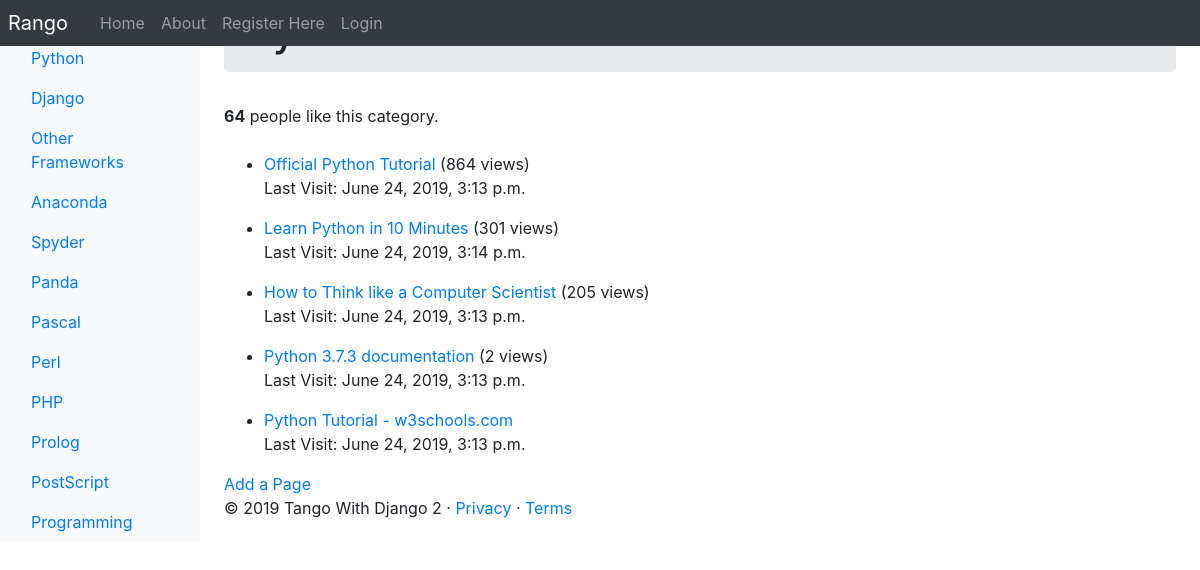
/rango/category/python/, run on the app's committed database.
### rango/models.py (models this page shows, shortened)
class Category(models.Model):
    name = models.CharField(max_length=128, unique=True)
    views = models.IntegerField(default=0)
    likes = models.IntegerField(default=0)
    slug = models.SlugField(unique=True)
    class Meta:
        verbose_name_plural = 'Categories'

class Page(models.Model):
    category = models.ForeignKey(Category, on_delete=models.CASCADE)
    title = models.CharField(max_length=128)
    url = models.URLField()
    views = models.IntegerField(default=0)
    first_visit = models.DateTimeField()
    last_visit = models.DateTimeField()

### rango/views.py (the view)
# urls.py: path('category/<slug:category_name_slug>/', views.show_category, name='show_category'),
def show_category(request, category_name_slug):
    context_dict = {}
    try:
        category = Category.objects.get(slug = category_name_slug)
        pages = Page.objects.filter(category = category).order_by('-views')
        context_dict['pages'] = pages
        context_dict['category'] = category
    except Category.DoesNotExist:
        context_dict['category'] = None
        context_dict['pages'] = None
    context_dict['query'] = category.name
    result_list = []
    if request.method == 'POST':
        query = request.POST['query'].strip()
        if query:
            result_list = run_query(query)
            context_dict['query'] = query
            context_dict['result_list'] = result_list
    return render(request, 'rango/category.html', context_dict)

### rango/templatetags/rango_template_tags.py (called while the page is built)
@register.inclusion_tag('rango/cats.html')
def get_category_list(cat = None):
    return {'cats': Category.objects.all(),
            'act_cat': cat}

### templates/rango/category.html (shortened to what this page needs)
{% extends 'rango/base.html' %}
{% load staticfiles %}
{% block body_block %}
    {% if category %}
        <div class="jumbotron p-2">
          <div class="container">
            <h1 class="jumbotron-heading">{{ category.name }}</h1>
          </div>
        </div>
        <div>
          <strong id="like_count">{{ category.likes }}</strong> people like this category.
        </div>
        <br />
        {% if pages %}
            <ul>
            {% for page in pages %}
                <li><a href="{% url 'rango:goto' %}?page_id={{page.id}}">{{ page.title }}</a>
                    {% if page.views > 1 %}
                        ({{ page.views }} views)
                    {% elif page.views == 1 %}
                        ({{ page.views }} view)
                    {% endif %}
                    <br/>
                    <p>Last Visit: {{ page.last_visit }}
                    </p>
                </li>
            {% endfor %}
            </ul>
        {% else %}
            <strong>No pages currently in category.</strong>
        {% endif %}
        <a href="{% url 'rango:add_page' category.slug %}">Add a Page</a>
        <br />
    {% else %}
        The specified category does not exist!
    {% endif %}
{% endblock %}

### templates/rango/cats.html (shortened to what this page needs)
<ul class="nav flex-column">
  {% if cats %}
      {% for c in cats %}
      {% if c == act_cat %}
          <li class="nav-item">
              <a class="nav-link active" href="{% url 'rango:show_category' c.slug %}">
              {{ c.name }}</a>
          </li>
      {% else %}
          <li class="nav-item">
              <a class="nav-link" href="{% url 'rango:show_category' c.slug %}">
              {{ c.name }}</a>
          </li>
      {% endif %}
      {% endfor %}
  {% else %}
      <li class="nav-item">No Categories Yet!</li>
  {% endif %}
</ul>

### data on the page
Category: name "Python", likes "64"
Category: name "Django"
Category: name "Other Frameworks"
Category: name "Anaconda"
Category: name "Spyder"
Category: name "Panda"
Category: name "Pascal"
Category: name "Perl"
Category: name "PHP"
Category: name "Prolog"
Category: name "PostScript"
Category: name "Programming"
Page: title "Official Python Tutorial", views "864", last_visit "June 24, 2019, 3:13 p.m."
Page: title "Learn Python in 10 Minutes", views "301", last_visit "June 24, 2019, 3:14 p.m."
Page: title "How to Think like a Computer Scientist", views "205", last_visit "June 24, 2019, 3:13 p.m."
Page: title "Python 3.7.3 documentation", views "2", last_visit "June 24, 2019, 3:13 p.m."
Page: title "Python Tutorial - w3schools.com", last_visit "June 24, 2019, 3:13 p.m."
